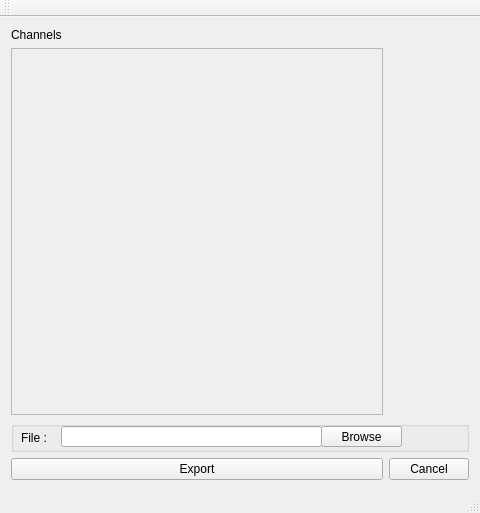
<?xml version="1.0" encoding="UTF-8"?>
<ui version="4.0">
 <class>exportbox</class>
 <widget class="QMainWindow" name="exportbox">
  <property name="geometry">
   <rect>
    <x>0</x>
    <y>0</y>
    <width>480</width>
    <height>513</height>
   </rect>
  </property>
  <property name="windowTitle">
   <string>exportbox</string>
  </property>
  <widget class="QWidget" name="centralWidget">
   <layout class="QGridLayout" name="gridLayout">
    <item row="2" column="0" rowspan="2" colspan="2">
     <widget class="QGroupBox" name="groupBox">
      <property name="title">
       <string/>
      </property>
      <widget class="QLabel" name="ChooseFileLabel">
       <property name="geometry">
        <rect>
         <x>10</x>
         <y>6</y>
         <width>41</width>
         <height>21</height>
        </rect>
       </property>
       <property name="text">
        <string>File :</string>
       </property>
      </widget>
      <widget class="QLineEdit" name="FileNameEntry">
       <property name="geometry">
        <rect>
         <x>50</x>
         <y>5</y>
         <width>261</width>
         <height>21</height>
        </rect>
       </property>
      </widget>
      <widget class="QPushButton" name="BrowseButton">
       <property name="geometry">
        <rect>
         <x>310</x>
         <y>5</y>
         <width>81</width>
         <height>21</height>
        </rect>
       </property>
       <property name="text">
        <string>Browse</string>
       </property>
      </widget>
     </widget>
    </item>
    <item row="4" column="0">
     <widget class="QPushButton" name="ExportButton">
      <property name="text">
       <string>Export</string>
      </property>
     </widget>
    </item>
    <item row="0" column="0">
     <widget class="QLabel" name="label1">
      <property name="text">
       <string>Channels</string>
      </property>
     </widget>
    </item>
    <item row="4" column="1">
     <widget class="QPushButton" name="CancelButton">
      <property name="text">
       <string>Cancel</string>
      </property>
     </widget>
    </item>
    <item row="1" column="0">
     <widget class="QListView" name="listView">
      <property name="enabled">
       <bool>false</bool>
      </property>
     </widget>
    </item>
   </layout>
  </widget>
  <widget class="QMenuBar" name="menuBar">
   <property name="geometry">
    <rect>
     <x>0</x>
     <y>0</y>
     <width>480</width>
     <height>25</height>
    </rect>
   </property>
  </widget>
  <widget class="QToolBar" name="mainToolBar">
   <attribute name="toolBarArea">
    <enum>TopToolBarArea</enum>
   </attribute>
   <attribute name="toolBarBreak">
    <bool>false</bool>
   </attribute>
  </widget>
  <widget class="QStatusBar" name="statusBar"/>
 </widget>
 <layoutdefault spacing="6" margin="11"/>
 <resources/>
 <connections/>
</ui>
